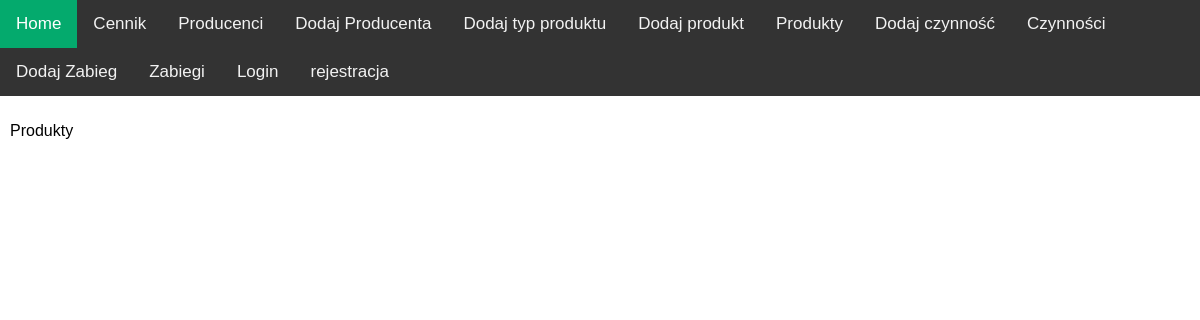
The app's page /products/, older data.
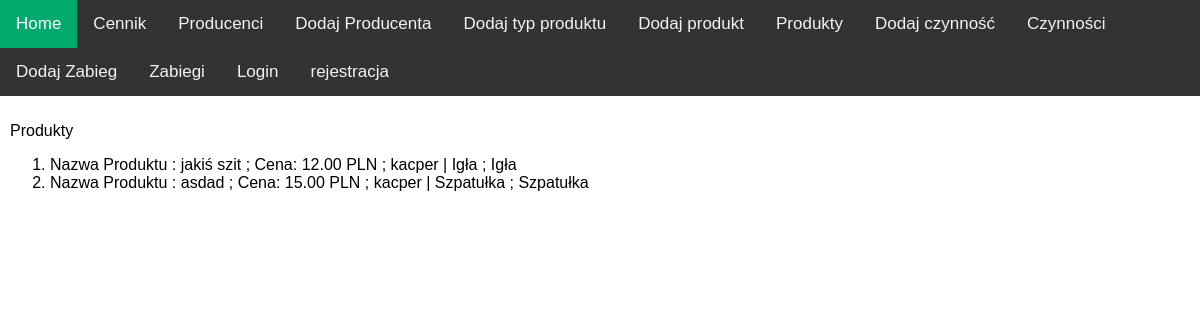
The same page, newer data.
### cosm_app/models.py (models this page shows)
class Product(PolymorphicModel):
    producer = models.ForeignKey(Producer, on_delete=models.CASCADE)
    name = models.CharField(max_length=25)
    product_type = models.ForeignKey(ProductType, on_delete=models.CASCADE)
    price = models.DecimalField(max_digits=6, decimal_places=2)
    def __str__(self):
        return f"Nazwa Produktu : {self.name} ; Cena: {self.price} PLN ; {self.producer} ; {self.product_type}"

class Producer(models.Model):
    name = models.CharField(max_length=64)
    product_types = models.ForeignKey(ProductType, on_delete=models.CASCADE)
    def __str__(self):
        return f"{self.name} | {self.product_types}"

class ProductType(models.Model):
    product_type = models.CharField(max_length=15)
    product_type_plural = models.CharField(max_length=15, default="N/A")
    def __str__(self):
        return f"{self.product_type}"

### cosm_app/views.py (the view)
# urls.py: path('products/', views.ProductView.as_view(), name='products'),
class ProductView(View):
    def get(self,request):
        products = Product.objects.all()
        return render(request,'products.html', {'products' : products})

### templates/products.html
{% extends 'base.html'%}
{% block page %}
    <p>Produkty</p>
    {% include 'list_view.html' with object_list=products %}
{% endblock %}

### templates/list_view.html
 <ol>
        {% for obj in object_list %}
            <li>{{ obj }}</li>
        {% endfor %}
    </ol>

Row changes from the older to the newer data that the page shows:
added Product: name+price+producer "Nazwa Produktu : jakiś szit ; Cena: 12.00 PLN ; kacper | Igła ; Igła"
added Product: name+price+producer "Nazwa Produktu : asdad ; Cena: 15.00 PLN ; kacper | Szpatułka ; Szpatułka"
